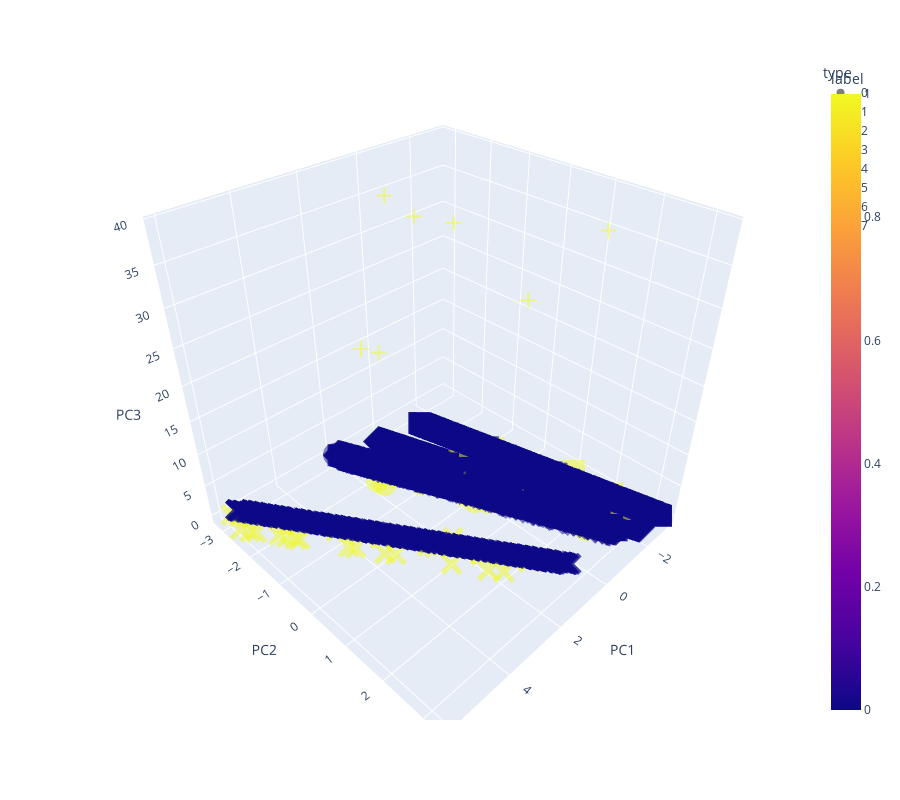

Notebook code for this chart:
### Code cell
fig = px.scatter_3d(
    X_test, x='PC1', y='PC2', z='PC3', color='label',symbol='type', opacity=0.5, size_max=10,height=800,
)
fig.show()

### Figure 1 — Plotly figure (JSON) as saved in the notebook; plotly's stock layout.template omitted (floating-point values rounded to 4 significant figures; data arrays with more than 128 entries replaced by an {"elided": "..."} marker saying what was removed)
{"data": [{"hovertemplate": "type=0<br>PC1=%{x}<br>PC2=%{y}<br>PC3=%{z}<br>label=%{marker.color}<extra></extra>", "legendgroup": "0", "marker": {"color": {"elided": "1296 int values"}, "coloraxis": "coloraxis", "opacity": 0.5, "symbol": "circle"}, "mode": "markers", "name": "0", "scene": "scene", "showlegend": true, "type": "scatter3d", "x": {"elided": "1296 float values"}, "y": {"elided": "1296 float values"}, "z": {"elided": "1296 float values"}}, {"hovertemplate": "type=1<br>PC1=%{x}<br>PC2=%{y}<br>PC3=%{z}<br>label=%{marker.color}<extra></extra>", "legendgroup": "1", "marker": {"color": {"elided": "1107 int values"}, "coloraxis": "coloraxis", "opacity": 0.5, "symbol": "diamond"}, "mode": "markers", "name": "1", "scene": "scene", "showlegend": true, "type": "scatter3d", "x": {"elided": "1107 float values"}, "y": {"elided": "1107 float values"}, "z": {"elided": "1107 float values"}}, {"hovertemplate": "type=2<br>PC1=%{x}<br>PC2=%{y}<br>PC3=%{z}<br>label=%{marker.color}<extra></extra>", "legendgroup": "2", "marker": {"color": {"elided": "1098 int values"}, "coloraxis": "coloraxis", "opacity": 0.5, "symbol": "square"}, "mode": "markers", "name": "2", "scene": "scene", "showlegend": true, "type": "scatter3d", "x": {"elided": "1098 float values"}, "y": {"elided": "1098 float values"}, "z": {"elided": "1098 float values"}}, {"hovertemplate": "type=3<br>PC1=%{x}<br>PC2=%{y}<br>PC3=%{z}<br>label=%{marker.color}<extra></extra>", "legendgroup": "3", "marker": {"color": {"elided": "918 int values"}, "coloraxis": "coloraxis", "opacity": 0.5, "symbol": "x"}, "mode": "markers", "name": "3", "scene": "scene", "showlegend": true, "type": "scatter3d", "x": {"elided": "918 float values"}, "y": {"elided": "918 float values"}, "z": {"elided": "918 float values"}}, {"hovertemplate": "type=4<br>PC1=%{x}<br>PC2=%{y}<br>PC3=%{z}<br>label=%{marker.color}<extra></extra>", "legendgroup": "4", "marker": {"color": {"elided": "918 int values"}, "coloraxis": "coloraxis", "opacity": 0.5, "symbol": "cross"}, "mode": "markers", "name": "4", "scene": "scene", "showlegend": true, "type": "scatter3d", "x": {"elided": "918 float values"}, "y": {"elided": "918 float values"}, "z": {"elided": "918 float values"}}, {"hovertemplate": "type=5<br>PC1=%{x}<br>PC2=%{y}<br>PC3=%{z}<br>label=%{marker.color}<extra></extra>", "legendgroup": "5", "marker": {"color": {"elided": "747 int values"}, "coloraxis": "coloraxis", "opacity": 0.5, "symbol": "circle"}, "mode": "markers", "name": "5", "scene": "scene", "showlegend": true, "type": "scatter3d", "x": {"elided": "747 float values"}, "y": {"elided": "747 float values"}, "z": {"elided": "747 float values"}}, {"hovertemplate": "type=6<br>PC1=%{x}<br>PC2=%{y}<br>PC3=%{z}<br>label=%{marker.color}<extra></extra>", "legendgroup": "6", "marker": {"color": {"elided": "747 int values"}, "coloraxis": "coloraxis", "opacity": 0.5, "symbol": "diamond"}, "mode": "markers", "name": "6", "scene": "scene", "showlegend": true, "type": "scatter3d", "x": {"elided": "747 float values"}, "y": {"elided": "747 float values"}, "z": {"elided": "747 float values"}}, {"hovertemplate": "type=7<br>PC1=%{x}<br>PC2=%{y}<br>PC3=%{z}<br>label=%{marker.color}<extra></extra>", "legendgroup": "7", "marker": {"color": {"elided": "558 int values"}, "coloraxis": "coloraxis", "opacity": 0.5, "symbol": "square"}, "mode": "markers", "name": "7", "scene": "scene", "showlegend": true, "type": "scatter3d", "x": {"elided": "558 float values"}, "y": {"elided": "558 float values"}, "z": {"elided": "558 float values"}}], "layout": {"coloraxis": {"colorbar": {"title": {"text": "label"}}, "colorscale": [[0, "#0d0887"], [0.1111, "#46039f"], [0.2222, "#7201a8"], [0.3333, "#9c179e"], [0.4444, "#bd3786"], [0.5556, "#d8576b"], [0.6667, "#ed7953"], [0.7778, "#fb9f3a"], [0.8889, "#fdca26"], [1, "#f0f921"]]}, "height": 800, "legend": {"title": {"text": "type"}, "tracegroupgap": 0}, "margin": {"t": 60}, "scene": {"domain": {"x": [0, 1], "y": [0, 1]}, "xaxis": {"title": {"text": "PC1"}}, "yaxis": {"title": {"text": "PC2"}}, "zaxis": {"title": {"text": "PC3"}}}}}
